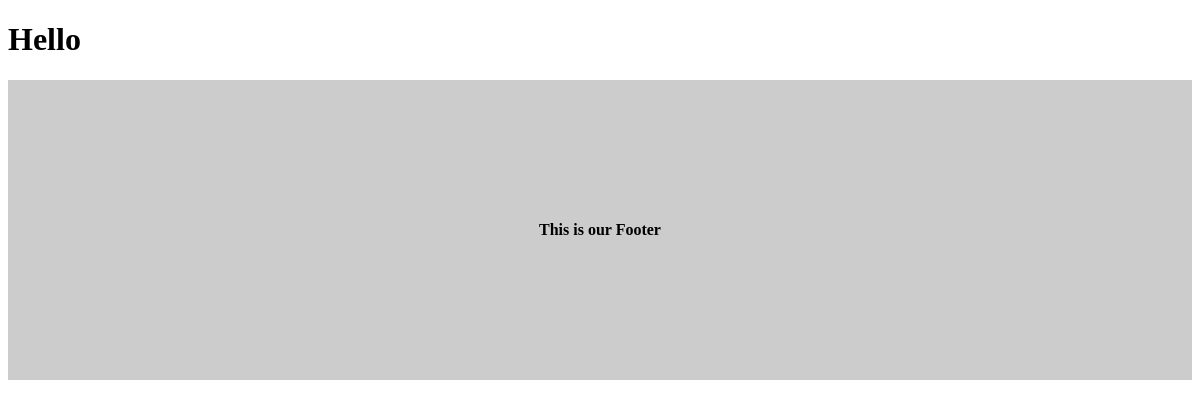
/, run on an earlier commit of the app's database.
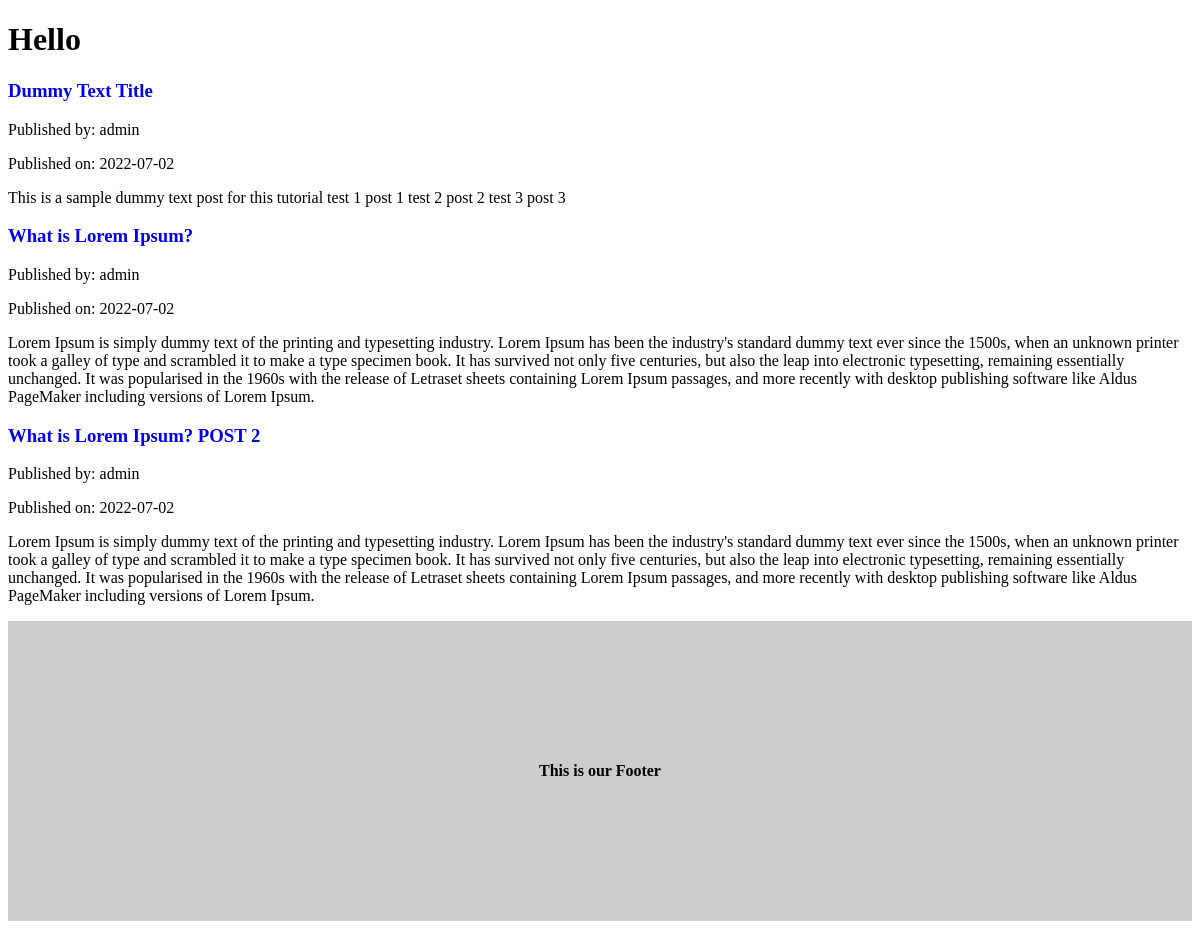
And on a later commit of the database.
### blog/models.py (models this page shows, shortened)
class Post(models.Model):
    author = models.ForeignKey(
        settings.AUTH_USER_MODEL, on_delete=models.CASCADE)
    title = models.CharField(max_length=200)
    text = models.TextField()
    created_date = models.DateTimeField(default=timezone.now)
    published_date = models.DateTimeField(blank=True, null=True)

### blog/views.py (the view)
# urls.py: path('', views.post_list, name='post_list'),
def post_list(request):
    context = {
        'posts': Post.objects.all()
    }
    return render(request, 'blog/posts.html', context)

### blog/templates/blog/posts.html (shortened to what this page needs)
{% extends "blog/index.html" %}
    {% block content %}
        {% for post in posts %}
            <h3><a href="/" style="text-decoration: none;">{{post.title}}</a></h3>
            <p>Published by: {{post.author}}</p>
            <p>Published on: {{post.created_date|date:"Y-m-d"}}</p>
            <p>{{post.text}}</p>
        {% endfor %}
    {% endblock content %}

### blog/templates/blog/index.html (shortened to what this page needs)
{% load static %}
<!DOCTYPE html>
<html lang="en">
<head>
</head>
<body>
    <h1>Hello {{ first_name }} </h1>
    <div class="container">
        {% block content %}
        {% endblock content %}
    </div>
    {% include "blog/footer.html" %}
</body>
</html>

### blog/templates/blog/footer.html
<footer style="background: #ccc; width: 100%; height: 300px; display: flex; align-items:center;
justify-content: center;">
    <h4>This is our Footer</h4>
</footer>

What changed in the data, as far as the page shows it:
added Post: title "Dummy Text Title", author "admin", created_date "2022-07-02", text "This is a sample dummy text post for this tutorial test 1 post 1 test 2 post 2 test 3 post 3"
added Post: title "What is Lorem Ipsum?", author "admin", created_date "2022-07-02", text "Lorem Ipsum is simply dummy text of the printing and typesetting industry. Lorem Ipsum has been the industry's standard dummy text ever since the 1500s, when an unknown printer took a galley of type and scrambled it to make a type specimen book. It has survived not only five centuries, but also the leap into electronic typesetting, remaining essentially unchanged. It was popularised in the 1960s with the release of Letraset sheets containing Lorem Ipsum passages, and more recently with desktop publishing software like Aldus PageMaker including versions of Lorem Ipsum."
added Post: title "What is Lorem Ipsum? POST 2", author "admin", created_date "2022-07-02", text "Lorem Ipsum is simply dummy text of the printing and typesetting industry. Lorem Ipsum has been the industry's standard dummy text ever since the 1500s, when an unknown printer took a galley of type and scrambled it to make a type specimen book. It has survived not only five centuries, but also the leap into electronic typesetting, remaining essentially unchanged. It was popularised in the 1960s with the release of Letraset sheets containing Lorem Ipsum passages, and more recently with desktop publishing software like Aldus PageMaker including versions of Lorem Ipsum."
